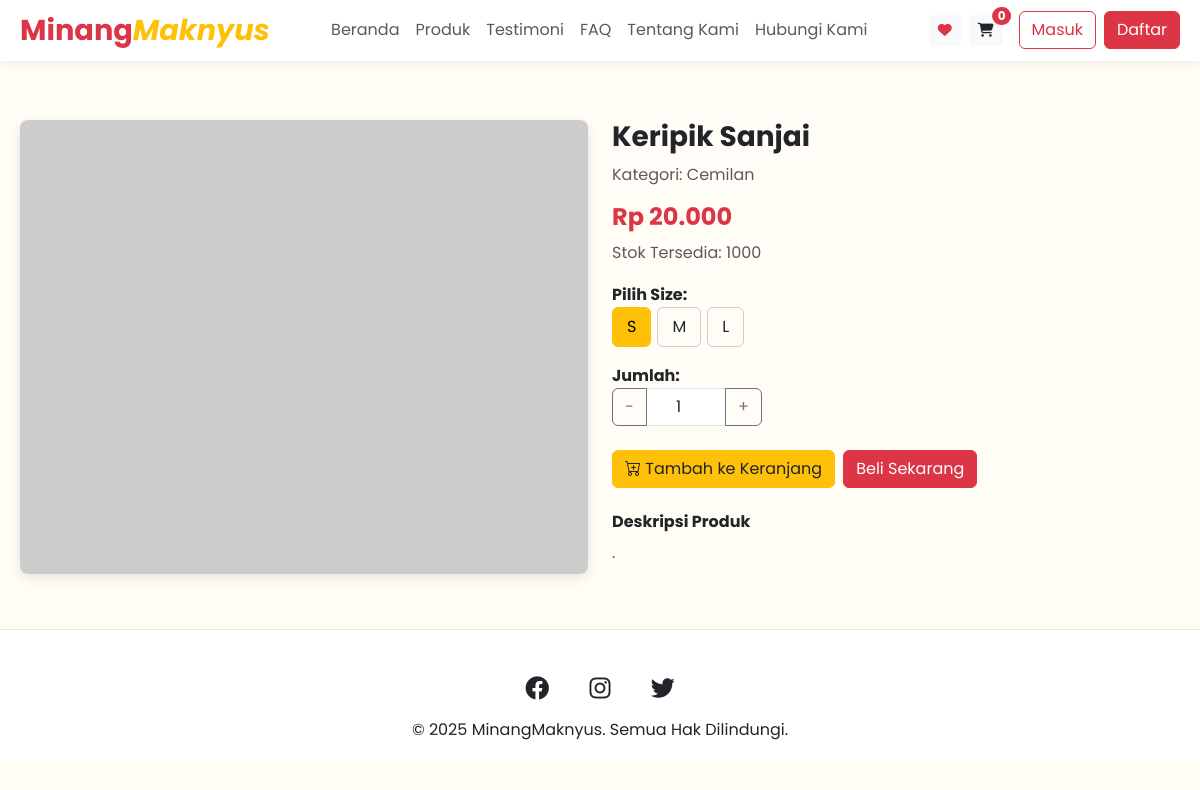
Page /projekumkm/detail.php?id=30 on the committed database.
### tables this page shows
CREATE TABLE `tb_produk` (
  `id` int NOT NULL,
  `nama` varchar(100) DEFAULT NULL,
  `harga` int DEFAULT NULL,
  `stok` int DEFAULT NULL,
  `deskripsi` text,
  `foto` varchar(255) DEFAULT NULL,
  `id_kategori` int DEFAULT NULL
);

CREATE TABLE `tb_kategori` (
  `id_kategori` int NOT NULL,
  `nama_kategori` varchar(50) NOT NULL
);

### projekumkm/detail.php (the view, shortened to what this page needs)
<?php
include 'db.php';
$cart_count = 0;
$id_produk = intval($_GET['id'] ?? 0);
$produk = null;
if ($id_produk > 0) {
    $res = mysqli_query($conn, "SELECT * FROM tb_produk WHERE id = " . $id_produk);
    if ($res) {
        $produk = mysqli_fetch_assoc($res);
    }
}
?>
<!DOCTYPE html>
<html lang="id">
<head>
    <link rel="stylesheet" href="https://cdnjs.cloudflare.com/ajax/libs/font-awesome/6.4.0/css/all.min.css">
    <link href="https://cdn.jsdelivr.net/npm/bootstrap@5.3.2/dist/css/bootstrap.min.css" rel="stylesheet">
    <link href="https://cdn.jsdelivr.net/npm/bootstrap-icons@1.11.1/font/bootstrap-icons.css" rel="stylesheet">
</head>
<body>
    <nav class="navbar navbar-expand-lg navbar-light fixed-top navbar-custom">
        <div class="container">
            <a class="navbar-brand" href="index.php">
                <h1>Minang<span class="maknyus">Maknyus</span></h1>
            </a>
            <div class="offcanvas offcanvas-start" tabindex="-1" id="offcanvasNavbar" aria-labelledby="offcanvasNavbarLabel">
                <div class="offcanvas-body">
                    <ul class="navbar-nav justify-content-center flex-grow-1 pe-3">
                        <li class="nav-item">
                            <a class="nav-link" href="index.php">Beranda</a>
                        </li>
                        <li class="nav-item">
                            <a class="nav-link" href="index.php#produk">Produk</a>
                        </li>
                        <li class="nav-item">
                            <a class="nav-link" href="index.php#testimoni">Testimoni</a>
                        </li>
                        <li class="nav-item">
                            <a class="nav-link" href="index.php#faq">FAQ</a>
                        </li>
                        <li class="nav-item">
                            <a class="nav-link" href="index.php#about-us">Tentang Kami</a>
                        </li>
                        <li class="nav-item">
                            <a class="nav-link" href="index.php#kontak">Hubungi Kami</a>
                        </li>
                    </ul>
                    <div class="d-flex align-items-center">
                        <a href="#" class="btn btn-sm btn-light position-relative me-2 d-none d-lg-block">
                            <i class="fas fa-heart text-danger"></i>
                        </a>
                        <a href="<?= isset($_SESSION['login']) ? 'keranjang.php' : 'auth/auth.php' ?>" class="btn btn-sm btn-light position-relative me-3 d-none d-lg-block">
                            <i class="fas fa-shopping-cart text-dark"></i>
                            <span id="cart-count" class="position-absolute top-0 start-100 translate-middle badge rounded-pill bg-danger">
                                <?= $cart_count ?>
                            </span>
                        </a>
                        <?php if (isset($_SESSION['username'])): ?>
                            <div class="dropdown">
                                <a href="#" class="d-flex align-items-center text-dark text-decoration-none dropdown-toggle"
                                   id="dropdownUser" data-bs-toggle="dropdown" aria-expanded="false">
                                    <i class="fas fa-user-circle fs-4 me-2"></i>
                                    <span class="fw-semibold d-none d-lg-inline"><?= htmlspecialchars($_SESSION['username']) ?></span>
                                </a>
                                <ul class="dropdown-menu dropdown-menu-end shadow" aria-labelledby="dropdownUser">
                                    <li><a class="dropdown-item" href="profil.php"><i class="fas fa-user me-2"></i> Akun Saya</a></li>
                                    <li><a class="dropdown-item" href="pesanan.php"><i class="fas fa-box-open me-2"></i> Pesanan Saya</a></li>
                                    <li><hr class="dropdown-divider"></li>
                                    <li><a class="dropdown-item text-danger" href="auth/logout.php"><i class="fas fa-sign-out-alt me-2"></i> Log Out</a></li>
                                </ul>
                            </div>
                        <?php else: ?>
                            <a href="auth/auth.php" class="btn btn-outline-danger me-2">Masuk</a>
                            <a href="auth/auth.php" class="btn btn-danger">Daftar</a>
                        <?php endif; ?>
                    </div>
                </div>
            </div>
        </div>
    </nav>
    <div class="container py-5">
        <div class="row">
            <div class="col-md-6 mb-4 mb-md-0">
                <img src="admin/uploads/<?= htmlspecialchars($produk['foto']) ?>" class="w-100 product-img" alt="<?= htmlspecialchars($produk['nama']) ?>" onerror="this.src='https://placehold.co/500x400'">
            </div>
            <div class="col-md-6">
                <h3 class="fw-bold"><?= htmlspecialchars($produk['nama']) ?></h3>
                <?php
                    $res_kat = mysqli_query($conn, "SELECT nama_kategori FROM tb_kategori WHERE id_kategori = " . $produk['id_kategori']);
                    $kategori = mysqli_fetch_assoc($res_kat);
                ?>
                <p class="text-muted">Kategori: <?= htmlspecialchars($kategori['nama_kategori'] ?? 'Tidak Diketahui') ?></p>
                <h4 class="text-danger fw-bold mb-2">Rp <?= number_format($produk['harga'], 0, ',', '.') ?></h4>
                <p class="text-muted">Stok Tersedia: <?= $produk['stok'] ?></p>
                <form id="add-to-cart-form">
                    <div class="mb-3">
                        <label class="fw-bold d-block">Pilih Size:</label>
                        <div class="size-option d-flex">
                            <label for="sizeS">S</label>
                            <label for="sizeM">M</label>
                            <label for="sizeL">L</label>
                        </div>
                    </div>
                    <div class="mb-4">
                        <label class="fw-bold">Jumlah:</label>
                        <div class="input-group" style="width:150px;">
                            <button class="btn btn-outline-secondary" type="button" id="minus-qty">-</button>
                            <input type="number" name="qty" id="qty-input" class="form-control text-center" value="1" min="1" max="<?= $produk['stok'] ?>">
                            <button class="btn btn-outline-secondary" type="button" id="plus-qty">+</button>
                        </div>
                    </div>
                    <div class="d-flex gap-2 mb-4">
                        <button type="submit" class="btn btn-add-to-cart"><i class="bi bi-cart-plus"></i> Tambah ke Keranjang</button>
                        <a href="<?= isset($_SESSION['login']) ? "proses_checkout.php?produk=" . $produk['id'] : "auth/auth.php" ?>"
                            class="btn btn-danger">Beli Sekarang</a>
                    </div>
                </form>
                <h6 class="fw-bold">Deskripsi Produk</h6>
                <p class="text-muted"><?= nl2br(htmlspecialchars($produk['deskripsi'])) ?></p>
            </div>
        </div>
    </div>
    <div class="position-fixed bottom-0 end-0 p-3" style="z-index: 1100">
    </div>
    <footer>
        <div class="container">
            <div class="footer-social-links mb-2">
                <a href="#"><i class="fab fa-facebook me-3"></i></a>
                <a href="#"><i class="fab fa-instagram me-3"></i></a>
                <a href="#"><i class="fab fa-twitter"></i></a>
            </div>
            <p class="mb-0">© <?= date('Y') ?> MinangMaknyus. Semua Hak Dilindungi.</p>
        </div>
    </footer>
</body>
</html>

### projekumkm/detail.php (style rules this page uses)
:root { --primary-color-red: #dc3545; --primary-color-yellow: #ffc107; --light-color: #f8f9fa; --text-dark: #212529; --text-muted: #6c757d; }
* { margin: 0; padding: 0; box-sizing: border-box; font-family: 'Poppins', sans-serif; }
body { background-color: #fffdf5; color: var(--text-dark); line-height: 1.6; padding-top: 72px; }
.container { max-width: 1200px; margin: 0 auto; padding: 0 20px; }
.navbar-custom { background-color: #fff; box-shadow: 0 2px 10px rgba(0, 0, 0, 0.08); }
.navbar-brand h1 { color: var(--primary-color-red); font-size: 1.8rem; font-weight: 700; margin-bottom: 0; }
.navbar-brand .maknyus { color: var(--primary-color-yellow); font-style: italic; }
#cart-count { font-size: 0.75rem; top: -5px; left: 90%; padding: 3px 6px; }
.product-img { max-height: 500px; object-fit: contain; border-radius: 8px; box-shadow: 0 4px 12px rgba(0,0,0,0.1); }
.size-option label { border: 1px solid #ccc; padding: 6px 14px; margin-right: 6px; border-radius: 6px; cursor: pointer; transition: all 0.2s ease; }
.size-option input:checked + label { background: #ffc107; color: #000; border-color: #ffc107; }
.btn-add-to-cart { background-color: var(--primary-color-yellow); color: var(--text-dark); border-color: var(--primary-color-yellow); }
footer { background-color: #fff; padding: 40px 0 20px; text-align: center; border-top: 1px solid rgba(0, 0, 0, 0.1); color: var(--text-dark); }
.footer-social-links a { color: var(--text-dark); font-size: 1.5rem; margin: 0 10px; transition: color 0.3s; }

### rows in the picture
tb_produk: nama "Keripik Sanjai", harga "20.000", stok "1000", deskripsi "."
tb_kategori: nama_kategori "Cemilan"

### other values in the picture
$cart_count "0"
